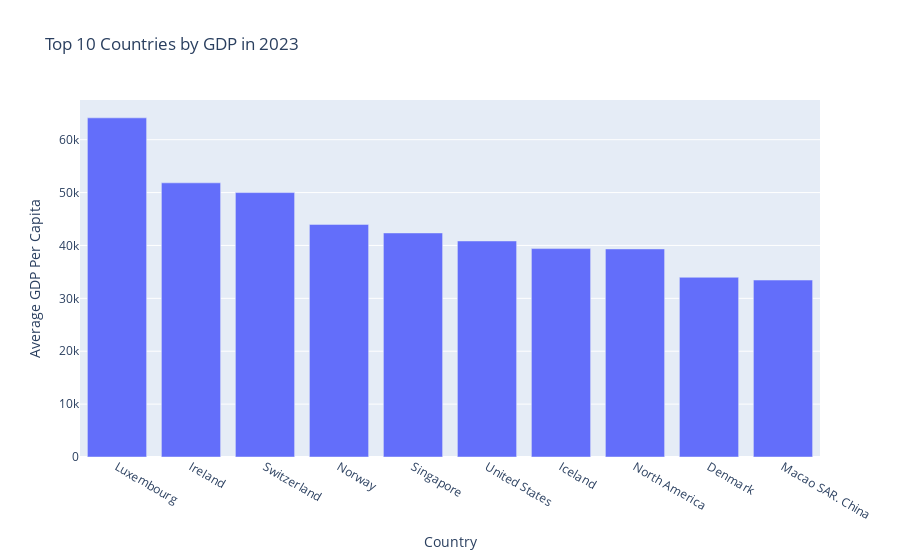

The code cell stored with this chart in its notebook:
### Code cell
# Query for the top 10 countries by GDP
query = """
SELECT country_name, AVG(gdp) AS avg_gdp
FROM population_fertility_gdp
WHERE year = 2023
GROUP BY country_name
ORDER BY avg_gdp DESC
LIMIT 10;
"""
df_top10 = pd.read_sql(query, engine)

# Bar chart for top 10 GDP
fig = px.bar(df_top10, x='country_name', y='avg_gdp', 
             labels={'avg_gdp':'Average GDP Per Capita', 'country_name':'Country'},
             title='Top 10 Countries by GDP in 2023')

fig.show()

### Figure 1 — Plotly figure (JSON) as saved in the notebook; plotly's stock layout.template omitted (floating-point values rounded to 4 significant figures)
{"data": [{"alignmentgroup": "True", "hovertemplate": "Country=%{x}<br>Average GDP Per Capita=%{y}<extra></extra>", "legendgroup": "", "marker": {"color": "#636efa", "pattern": {"shape": ""}}, "name": "", "offsetgroup": "", "orientation": "v", "showlegend": false, "textposition": "auto", "type": "bar", "x": ["Luxembourg", "Ireland", "Switzerland", "Norway", "Singapore", "United States", "Iceland", "North America", "Denmark", "Macao SAR. China"], "xaxis": "x", "y": [64130.0, 51840.0, 50000.0, 43980.0, 42370.0, 40850.0, 39410.0, 39340.0, 33980.0, 33460.0], "yaxis": "y"}], "layout": {"autosize": true, "barmode": "relative", "legend": {"tracegroupgap": 0}, "title": {"text": "Top 10 Countries by GDP in 2023"}, "xaxis": {"anchor": "y", "autorange": true, "domain": [0, 1], "range": [-0.5, 9.5], "title": {"text": "Country"}, "type": "category"}, "yaxis": {"anchor": "x", "autorange": true, "domain": [0, 1], "range": [0, 67500.0], "title": {"text": "Average GDP Per Capita"}, "type": "linear"}}}
